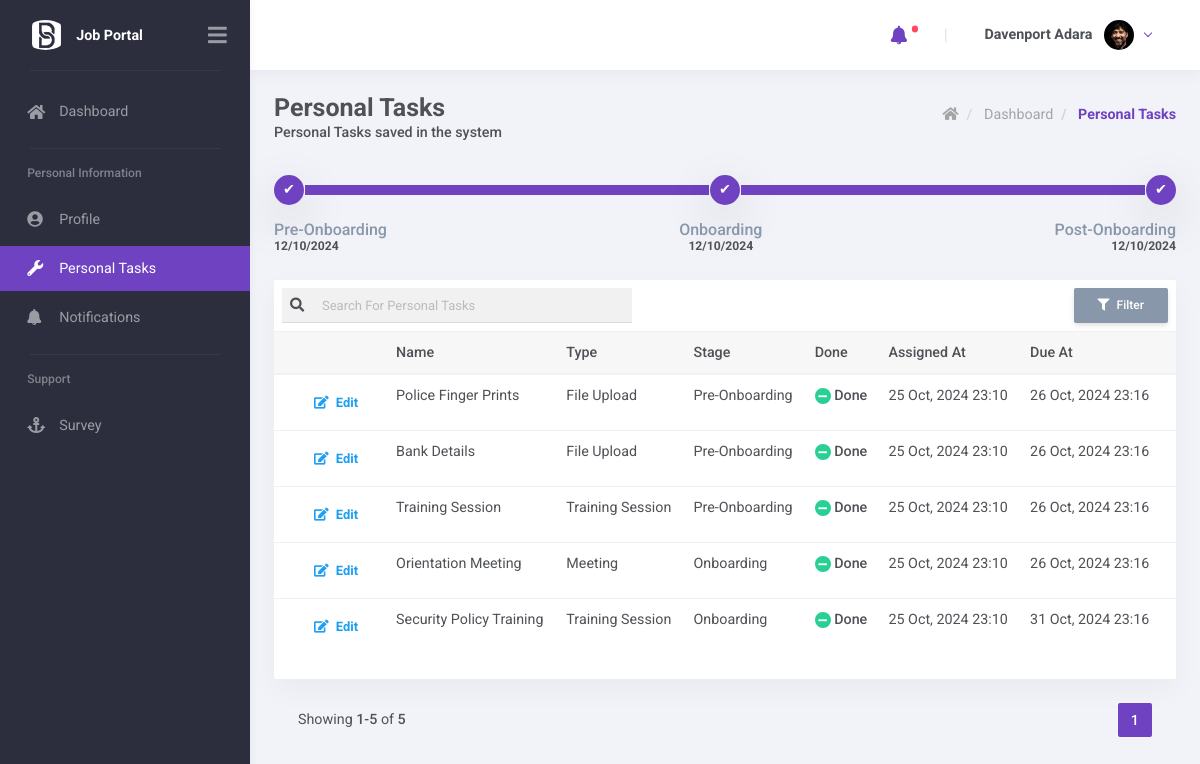
Page /app/personal-tasks/ (signed in) on the committed database.
### core/models.py (models this page shows, shortened)
class Employee(AbstractUser, PermissionsMixin):
    id = models.UUIDField(primary_key=True, default=uuid.uuid4, editable=False)
    employee_number = models.CharField(max_length=10, editable=False, unique=True)
    nationalIdNo = models.CharField(max_length=150, help_text="format:XX-XXXXXX-A-XX", unique=True,
                                    verbose_name="Nation ID Number")
    profilePhoto = models.ImageField(blank=True, null=True, upload_to="users/profile-photos",
                                     verbose_name="Profile Photo")
    username = models.CharField(max_length=150, unique=True)
    email = models.EmailField(max_length=255, unique=True, )
    phone = PhoneNumberField(max_length=20, verbose_name="Phone Number")
    SEX_CHOICES = [
        ("MALE", "Male"),
        ("FEMALE", "Female"),
        ("UNKNOWN", "Unknown"),
    ]
    date_of_birth = models.DateField(blank=True, null=True)
    sex = models.CharField(max_length=10, choices=SEX_CHOICES, default="UNKNOWN", verbose_name="Sex")
    address_line_1 = models.CharField(max_length=255, blank=True, null=True, verbose_name="Address Line 1")
    address_line_2 = models.CharField(max_length=255, blank=True, null=True, verbose_name="Address Line 2")
    ROLE_CHOICES = [
        ('ADMIN', 'Admin'),
        ('APPLICANT', 'Applicant'),
        ('HR OFFICER', 'HR Officer'),
        ("EMPLOYEE", "Employee")
    ]
    role = models.CharField(max_length=255, choices=ROLE_CHOICES, default="ADMIN")
    active_assignment = models.OneToOneField('JobAssignments', on_delete=models.SET_NULL,
                                             related_name="active_employee", null=True, blank=True)
    objects = CustomUserManager()
    USERNAME_FIELD = 'email'
    REQUIRED_FIELDS = [
        "phone",
        "username",
        "first_name",
        "last_name",
        "nationalIdNo"
    ]
    @property
    def pre_onboarding_percentage(self):
        total = self.assignments.filter(task__stage="pre-onboarding").count()
        done = self.assignments.filter(task__stage="pre-onboarding", status="Done").count()
        if total == 0:
            return 0
        return int(done / total * 100)
    @property
    def complete_onboarding_percentage(self):
        done = self.pre_onboarding_percentage + self.onboarding_percentage
        return int(done / 200 * 100)
    @property
    def onboarding_percentage(self):
        total = self.assignments.filter(task__stage="onboarding").count()
        done = self.assignments.filter(task__stage="onboarding", status="Done").count()
        if total == 0:
            return 0
        return int(done / total * 100)
    def __str__(self):
        return self.last_name.upper() + " " + self.first_name.upper()
    class Meta:
        ordering = ["first_name", "last_name"]
        unique_together = [("nationalIdNo")]
        verbose_name = "Employee"
        verbose_name_plural = "Employees"

class BaseModel(models.Model):
    id = models.UUIDField(primary_key=True, default=uuid.uuid4, editable=False)
    createdAt = models.DateTimeField(auto_now_add=True)
    updatedAt = models.DateTimeField(auto_now=True)
    class Meta:
        abstract = True

class Assignment(BaseModel):
    task = models.ForeignKey(Task, on_delete=models.CASCADE, related_name="assignments")
    assigned_to = models.ForeignKey(Employee, on_delete=models.CASCADE, related_name="assignments")
    due_date = models.DateTimeField()
    STATUS_CHOICES = [
        ('Pending', 'Not Done'),
        ('Submitted', 'Pending'),
        ('Done', 'Done')
    ]
    file_name = models.CharField(max_length=255, blank=True, null=True, verbose_name="File Name")
    file = models.FileField(upload_to='documents/', blank=True, null=True,
                            verbose_name="File")  # Path to the uploaded document
    day_before_notification = models.BooleanField(default=False)
    hours_before_notification = models.BooleanField(default=False)
    hours_after_notification = models.BooleanField(default=False)
    day_after_notification = models.BooleanField(default=False)
    status = models.CharField(max_length=14, choices=STATUS_CHOICES, default='Pending')
    objects = AssignmentQuerySet.as_manager()
    class Meta:
        verbose_name = "Assignment"
        verbose_name_plural = "Assignments"
        unique_together = ("task", "assigned_to")
        ordering = ["-status", "due_date"]

class Task(BaseModel):
    workflow = models.ForeignKey(Workflow, on_delete=models.CASCADE, related_name="tasks")
    name = models.CharField(max_length=255)  # Task name (e.g., 'Prepare welcome kit', 'Training')
    description = models.TextField(blank=True, null=True, verbose_name="Task Description")
    type_choices = [
        ('file', 'File Upload'),
        ('meeting', 'Meeting'),
        ('interview', 'Interview'),
        ('training', 'Training Session'),
    ]
    task_type = models.CharField(max_length=10, choices=type_choices)  # Type of task
    stage_choices = [
        ('pre-onboarding', 'Pre-Onboarding'),
        ('onboarding', 'Onboarding'),
    ]
    days = models.PositiveIntegerField(default=0, verbose_name="Days from Start Date")
    hours = models.PositiveIntegerField(default=0, verbose_name="Hours from Start Date")
    minutes = models.PositiveIntegerField(default=0, verbose_name="Hours from Start Date")
    stage = models.CharField(max_length=14, default="pre-onboarding", choices=stage_choices)
    document_name = models.FileField(max_length=255, upload_to="tasks/documents", blank=True,
                                     null=True,
                                     verbose_name="Instruction Document")  # Optional document associated with the task
    created_by = models.ForeignKey(Employee, on_delete=models.SET_NULL, null=True)  # Who created the task

### core/views.py (the view)
# urls.py: path('app/personal-tasks/', PersonalTaskListView.as_view(), name='app_tasks_personal_list'),
class PersonalTaskListView(AccessRequiredMixin, ListView, SearchFilter):
    template_name = "pages/personal_tasks.html"
    required_roles = ["ADMIN", "HR OFFICER", "EMPLOYEE"]
    model = Assignment
    paginate_by = settings.PAGE_SIZE
    paginator_class = Paginator
    total_count = 0
    search_fields = [
        "task__name",
        "task__description",
    ]
    def get_queryset(self, **kwargs):
        today = timezone.now().today()
        queryset = super().get_queryset().filter(assigned_to=self.request.user)
        self.total_count = queryset.count()
        return self.filter_queryset_here(request=self.request, queryset=queryset)
    def get_context_data(self, **kwargs):
        context = super().get_context_data(**kwargs)
        context["total"] = self.total_count
        context["personal"] = True
        return context

### core/helpers/search_filter.py (called while the page is built, shortened)
def search_smart_split(search_terms):
    split_terms = []
    return split_terms

    def get_search_terms(self, request):
        value = request.GET.get(self.search_param, '')
        field = CharField(trim_whitespace=False, allow_blank=True)
        cleaned_value = field.run_validation(value)
        return search_smart_split(cleaned_value)

    def filter_queryset_here(self, queryset, request):
        search_terms = self.get_search_terms(request)
        if not self.search_fields or not search_terms:
            return queryset

### core/models.py (called while the page is built)
    def unread(self, include_deleted=False):
        return self.filter(unread=True, deleted=False)

    @property
    def timesince(self, now=None):
        from django.utils.timesince import timesince as timesince_
        return timesince_(self.createdAt, now)

### templates/pages/personal_tasks.html (shortened to what this page needs)
{% extends "layouts/app.layout.html" %}
{% block app-content %}
    {% include "includes/task_personal_list/header.html" %}
    {% if personal %}
    	<div class="mb-4">
    <div class="d-flex align-items-center mb-3">
        <div class="progress-step shadow-lg {% if request.user.pre_onboarding_percentage == 100 %}
        	active
        {% endif %} ">✔</div>
        <div class="progress">
            <div class="progress-bar" style="width: {{ request.user.pre_onboarding_percentage }}%;">
            </div>
        </div>
        <div class="progress-step shadow-lg {% if request.user.onboarding_percentage == 100 %}
        	active
        {% endif %}">✔</div>
        <div class="progress">
            <div class="progress-bar" style="width: {{ request.user.onboarding_percentage }}%;">
            </div>
        </div>
        <div class="progress-step shadow-lg {% if request.user.complete_onboarding_percentage == 100 %}
        	active
        {% endif %}">✔</div>
    </div>
    <div class="d-sm-flex d-none align-items-start justify-content-between">
        <div>
            <h5 class="text-secondary mb-0">Pre-Onboarding</h5>
            <p class="small mb-0 font-weight-bold">12/10/2024</p>
        </div>
         <div class="text-center">
            <h5 class="text-secondary  mb-0">Onboarding</h5>
            <p class="small mb-0 font-weight-bold">12/10/2024</p>
        </div>
        <div class="text-right">
            <h5 class="text-secondary mb-0">Post-Onboarding</h5>
            <p class="small mb-0 font-weight-bold">12/10/2024</p>
        </div>
    </div>
    </div>
    {% endif %}
    <div class="card">
        {% include "includes/task_personal_list/filter-items.html" %}
        {% include "includes/task_personal_list/table.html" %}
    </div>
    {% if page_obj %}
        <div class="mt-4">
            {% include "components/datatables/pagination.html" %}
        </div>
    {% endif %}
{% endblock %}

### templates/layouts/includes/user-dropdown.html (shortened to what this page needs)
{% load static random_color %}
<div class="demo-navbar-user nav-item dropdown">
            <a class="nav-link dropdown-toggle" href="#" data-toggle="dropdown">
                <div class="d-inline-flex flex-lg-row-reverse align-items-center align-middle">
                    {% if request.user.profilePhoto %}
                    	 <img src="{{ request.user.profilePhoto.url }}" alt
                         class="d-block ui-w-30 rounded-circle">
                   {% else %}
                        <div class="d-flex align-items-center justify-content-center ui-w-30 rounded-circle {% random_user_color %} text-white">
                        {{ request.user.first_name | first  }}
                        </div>
                    {% endif %}
                    <span class="px-1 text-dark font-weight-bold mr-lg-2 ml-2 ml-lg-0 d-none d-md-inline">
                        {{ request.user | title }}
                    </span>
                </div>
            </a>
        </div>

### templates/includes/task_personal_list/table.html (shortened to what this page needs)
{% if object_list.count %}
    <div class="table-responsive mb-4">
        <table class="table card-table">
            <thead class="thead-light">
            <tr>
                <th></th>
                <th>Name</th>
                <th>Type</th>
                <th>Stage</th>
                <th>Done</th>
                <th>Assigned At</th>
                <th>Due At</th>
            </tr>
            </thead>
            <tbody>
            {% for task in object_list %}
                <tr>
                    <th scope="row">
                        {% if personal %}
                            <a href="{% url 'app_tasks_personal_details' pk=task.id %}"
                               class="btn btn-outline-info borderless w-auto">
                                <span class="fas fa-edit"></span>
                                <span class="font-weight-bold ml-1 text-capitalize">Edit</span>
                            </a>
                        {% else %}
                            <a href="{% url 'app_tasks_details' pk=task.id %}"
                               class="btn btn-outline-info borderless w-auto">
                                <span class="fas fa-edit"></span>
                                <span class="font-weight-bold ml-1 text-capitalize">Edit</span>
                            </a>
                        {% endif %}
                    </th>
                    <td>{{ task.task.name | title }}</td>
                    <td>{{ task.task.get_task_type_display }}</td>
                    <td>{{ task.task.get_stage_display }}</td>
                    <th scope="row">
                        {% if task.status == "Done" %}
                            <div style="height: 16px; width: 16px"
                                 class="d-inline-flex  p-1 small text-white bg-success  rounded-circle justify-content-center align-items-center">
                                <i style="font-size: 10px" class="fas fa-minus"></i>
                            </div>
                            {{ task.get_status_display }}
                        {% else %}
                            <div style="height: 16px; width: 16px"
                                 class="d-inline-flex  p-1 small text-white bg-secondary  rounded-circle justify-content-center align-items-center">
                                <i style="font-size: 10px" class="fas fa-minus"></i>
                            </div>
                            {{ task.get_status_display }}
                        {% endif %}
                    </th>
                    <td>{{ task.createdAt | date:"d M, Y H:i" }}</td>
                    <td>{{ task.due_date | date:"d M, Y H:i" }}</td>
                </tr>
            {% endfor %}
            </tbody>
        </table>
    </div>
{% else %}
    {% include "layouts/includes/empty-datatable.html" %}
{% endif %}

### static/assets/css/uikit.css (style rules this page uses)
.ui-w-30 { width: 30px !important; height: 30px !important; }
.card-header + .table-responsive tr td:first-child, .card-header + .table-responsive tr th:first-child { padding-left: 1.5rem; }
.card-header + .table-responsive tr td:last-child, .card-header + .table-responsive tr th:last-child { padding-right: 1.5rem; }

### templates/pages/personal_tasks.html (style rules this page uses)
.progress-step { border: 2px solid var(--primary); border-radius: 50%; width: 30px; height: 30px; min-width: 30px; display: flex; justify-content: center; align-items: center; background: white; color: var(--primary); }
.progress-step.active { background-color: var(--primary); color: white; }
.progress { height: 12px; background-color: white; width: 100%; border: 1px solid #f1f1f1; }

### rows in the picture
Employee: user.profilePhoto (picture), user "Davenport Adara"
Assignment: task.name "Police Finger Prints", task.task_type "File Upload", task.stage "Pre-Onboarding", status "Done", createdAt "25 Oct, 2024 23:10", due_date "26 Oct, 2024 23:16"
Assignment: task.name "Bank Details", task.task_type "File Upload", task.stage "Pre-Onboarding", status "Done", createdAt "25 Oct, 2024 23:10", due_date "26 Oct, 2024 23:16"
Assignment: task.name "Training Session", task.task_type "Training Session", task.stage "Pre-Onboarding", status "Done", createdAt "25 Oct, 2024 23:10", due_date "26 Oct, 2024 23:16"
Assignment: task.name "Orientation Meeting", task.task_type "Meeting", task.stage "Onboarding", status "Done", createdAt "25 Oct, 2024 23:10", due_date "26 Oct, 2024 23:16"
Assignment: task.name "Security Policy Training", task.task_type "Training Session", task.stage "Onboarding", status "Done", createdAt "25 Oct, 2024 23:10", due_date "31 Oct, 2024 23:16"

### other values in the picture
{{ page_obj.start_index }} "1"
{{ page_obj.end_index }} "5"
{{ total }} "5"
{{ page }} "1"
